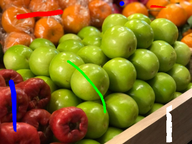
#> input picture HW4/images/img1.png, 192 x 144 px, shrunk from 480 x 360 before the run, found by its file name
$ python 110590017_hw1.py
#> lines starting #> are read from the running program, lines starting #| are printed output that depends on the picture
import cv2
import numpy as np
from collections import Counter
import math

img_paths = ["./images/img1.png", "./images/img2.png", "./images/img3.png"]
test_img = "./images/block.png"

def index_color(img_path):
#> called with img_path = './images/img1.png'
    img = cv2.imread(img_path)
#> img is the input picture: shape (144, 192, 3); mean B, G, R 35.5, 114, 137.9
    colors = []
    index_color = []
    deviation = 36
    for i in range(len(img)):
        for j in range(len(img[0])):
            b, g, r = img[i, j]
            colors.append((b, g, r))
#> this loop made 144 passes
#> after the loop, colors = 27648 items
    count_dict = Counter(colors)
#> count_dict = 24230 items
    sorted_count = sorted(count_dict.items(), key=lambda x: x[1], reverse=True)
#> sorted_count = 24230 items

    r_channel = []
    g_channel = []
    b_channel = []

    while len(r_channel)+len(g_channel)+len(b_channel) < 16:
        r_channel = []
        g_channel = []
        b_channel = []
        for key, value in sorted_count:
            b, g, r = key
            if max(key) == r:
                if len(r_channel) != 0:
                    close_color = find_close(key, r_channel)
                    b_c, g_c, r_c = close_color
                    if (abs(int(r_c) - int(r)) > deviation) or (abs(int(g_c) - int(g)) > deviation) or (abs(int(b_c) - int(b)) > deviation):
                        r_channel.append(key)
                else:
                    r_channel.append(key)
            elif max(key) == g:
                if len(g_channel) != 0:
                    close_color = find_close(key, g_channel)
                    b_c, g_c, r_c = close_color
                    if (abs(int(r_c) - int(r)) > deviation) or (abs(int(g_c) - int(g)) > deviation) or (abs(int(b_c) - int(b)) > deviation):
                        g_channel.append(key)
                else:
                    g_channel.append(key)
            else:
                if len(b_channel) != 0:
                    close_color = find_close(key, b_channel)
                    b_c, g_c, r_c = close_color
                    if (abs(int(r_c) - int(r)) > deviation) or (abs(int(g_c) - int(g)) > deviation) or (abs(int(b_c) - int(b)) > deviation):
                        b_channel.append(key)
                else:
                    b_channel.append(key)
        deviation -= 1

    for i in range(16):
        try:
            index_color.append(r_channel[i])
        except:
            pass
        try:
            index_color.append(g_channel[i])
        except:
            pass
        try:
            index_color.append(b_channel[i])
        except:
            pass

    index_color = index_color[:16]
    print(index_color)
    return index_color

def draw_by_color(img_path, color, filename):
#> called with img_path = './images/img1.png', filename = './results/img1_q1-3.jpg'
    img = cv2.imread(img_path)
    for i in range(len(img)):
        for j in range(len(img[0])):
            img[i][j] = find_close(img[i][j], color)
#> this loop made 144 passes
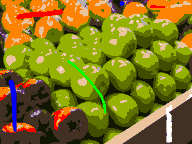
#> img: shape (144, 192, 3); mean B, G, R 28.3, 117.1, 131.3

    cv2.imwrite(filename, img)

def find_close(color, index_color):
    counter_list = []
    b, g, r = color
    for i in index_color:
        i_b, i_g, i_r = i
        counter_list.append(math.sqrt( pow(int(i_r) - int(r),2) + pow(int(i_g) - int(g),2) + pow(int(i_b) - int(b),2)))

    return index_color[counter_list.index(min(counter_list))]


# [77 lines left out: functions grayscale, binary, resize_double_interpolation, resize_half_interpolation, resize_bilinear, not called in this run]


def q1_1():
    for i, img_path in enumerate(img_paths):
        grayscale(img_path, f"./results/img{i+1}_q1-1.jpg")

def q1_2():
    for i, img_path in enumerate(img_paths):
        binary(img_path, f"./results/img{i+1}_q1-2.jpg")

def q1_3():
    for i, img_path in enumerate(img_paths):
        indexed_color = index_color(img_path)
        draw_by_color(img_path, indexed_color, f"./results/img{i+1}_q1-3.jpg")
#> pass 2 of the loop in q1_3, `for i, img_path in enumerate(img_paths):`:
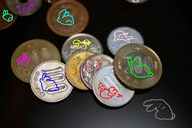
#> input picture HW4/images/img2.png, 192 x 128 px, shrunk from 480 x 320 before the run, found by its file name
#> in index_color, img is the input picture: shape (128, 192, 3); mean B, G, R 51.4, 58.7, 65
#> the loop in index_color (call 2), `for i in range(len(img)):` made 128 passes
#> the loop in draw_by_color (call 2), `for i in range(len(img)):` made 128 passes
#> after the loop in draw_by_color (call 2), `for i in range(len(img)):`:
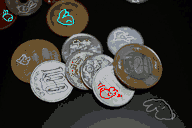
#> img: shape (128, 192, 3); mean B, G, R 53.2, 57.8, 60.1
#> pass 3 of the loop in q1_3, `for i, img_path in enumerate(img_paths):`:
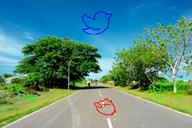
#> input picture HW4/images/img3.png, 192 x 128 px, shrunk from 480 x 319 before the run, found by its file name
#> in index_color, img is the input picture: shape (128, 192, 3); mean B, G, R 129.2, 139.3, 86.5
#> the loop in index_color (call 3), `for i in range(len(img)):` made 128 passes
#> the loop in draw_by_color (call 3), `for i in range(len(img)):` made 128 passes
#> after the loop in draw_by_color (call 3), `for i in range(len(img)):`:
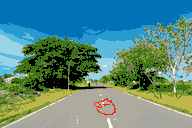
#> img: shape (128, 192, 3); mean B, G, R 127.6, 136.4, 89

# [9 lines left out: functions q2_1, q2_2, not called in this run]

q1_3()
